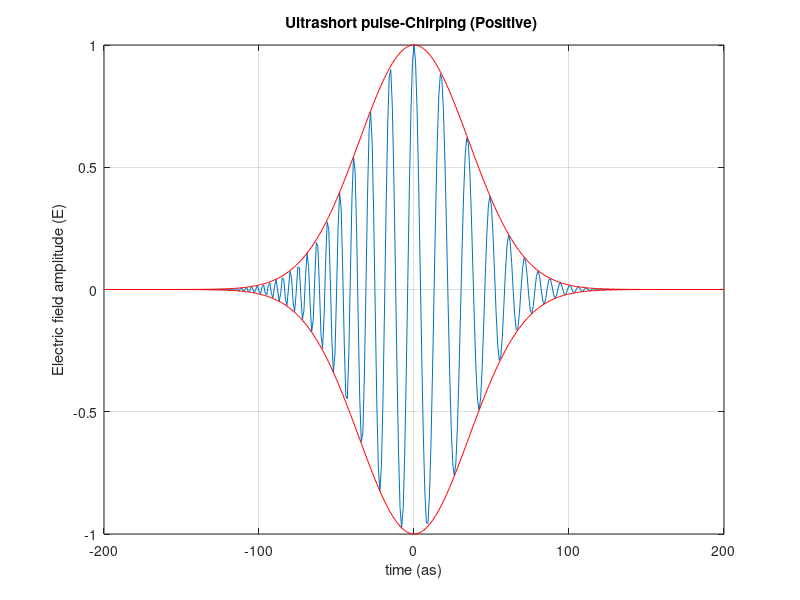
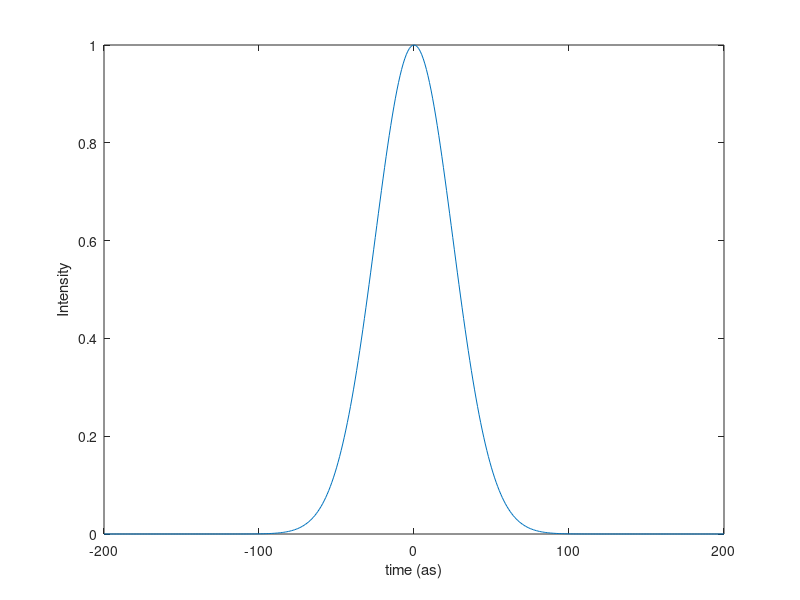

MATLAB code to generate these figures, in order:
c = 3e+8; % speed of light 3*10^8 m/s
lambda = 5e-3; % carrier wavelength (5mm)
omega = 2*pi*c/lambda; % central angular frequency

tau = 50e-12; % pulse duration (FWHM of the pulse envelope) 20fs
phi0 = 0; % Absolute phase
phi1 = 0; % Frequency shift
phi2 = 0.003*1e+24; % linear chirp parameter (phi2 > 0 := +ve chirp)
%phi2 = 0;
%phi3 = 0.0002*1e+36; % quadratic chirp parameter
phi3 = -0.0002*1e+36;

% Define the gaussian field in temporal domain
t = -200e-12:1e-12:200e-12; % order of femtosecond (fs)
phi = 0; % for example: 1i*pi/2
envelope = exp(-(t/tau).^2).*exp(-1i*(phi0 + phi1*t + (1/2)*phi2*t.^2 + (1/6)*phi3*t.^3));
E = envelope.*exp(1i*omega*t+phi);

time = t/1e-12;
plot(time,real(E))
xlabel('time (as)')
ylabel('Electric field amplitude (E)')
title('Ultrashort pulse-Chirping (Positive) ')
hold on
plot(time,abs(envelope),'r') % envelope function
plot(time,-abs(envelope),'r')
grid on
figure()
plot(time,abs(E).^2/max(abs(E))) % intensity plot
xlabel('time (as)')
ylabel('Intensity')